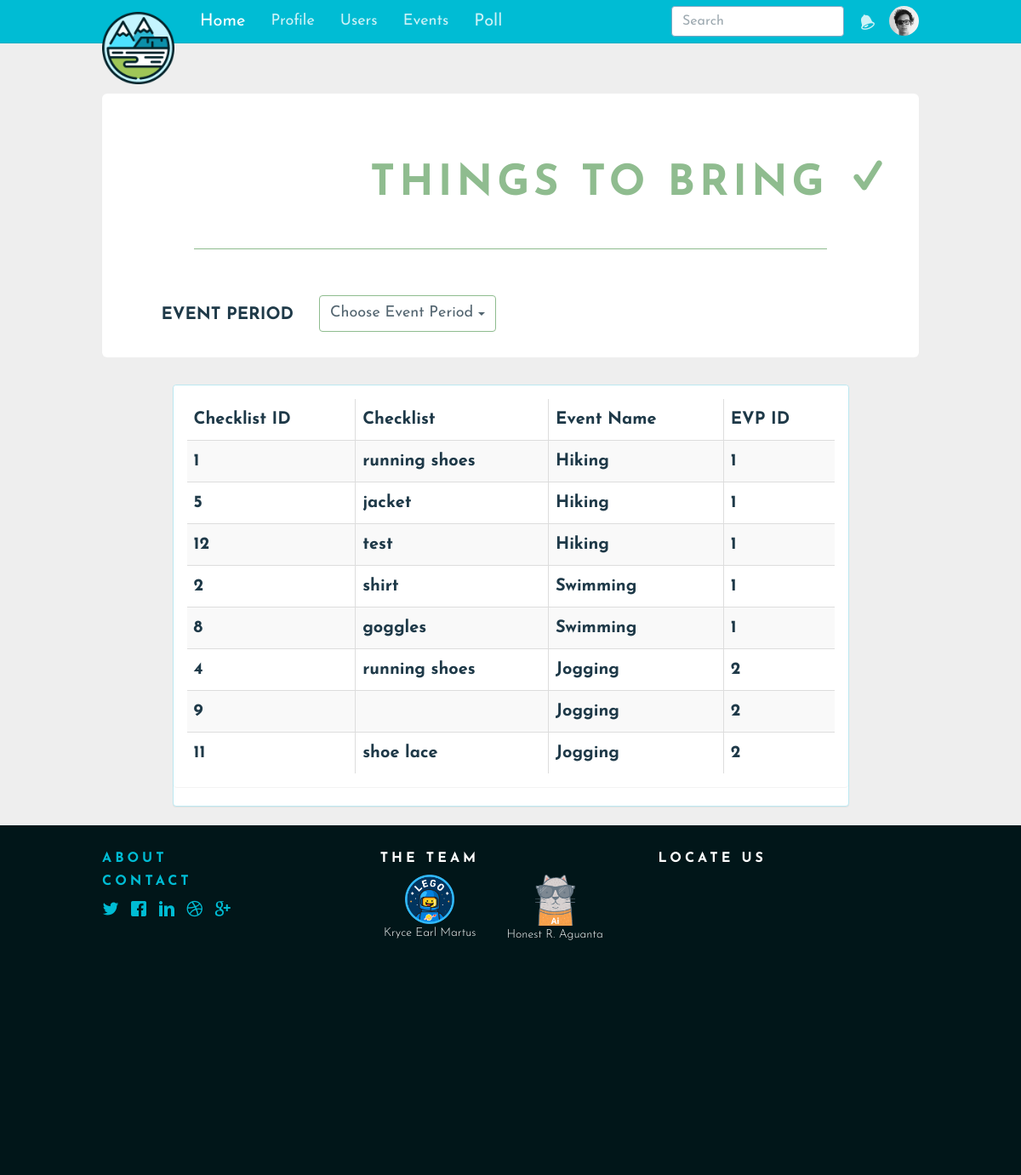
Screenshot of /Checklist.php (signed in) with the database file from the repository.
### tables this page shows
CREATE TABLE `checklist` (
  `checklist_id` int(10) NOT NULL AUTO_INCREMENT,
  `event_id` int(10) DEFAULT NULL,
  `name` varchar(255) DEFAULT NULL,
  PRIMARY KEY (`checklist_id`),
  KEY `event_id` (`event_id`),
  CONSTRAINT `checklist_ibfk_1` FOREIGN KEY (`event_id`) REFERENCES `events` (`event_id`)
);

CREATE TABLE `events` (
  `event_id` int(10) NOT NULL AUTO_INCREMENT,
  `evp_id` int(10) DEFAULT NULL,
  `name` varchar(255) DEFAULT NULL,
  `description` varchar(255) DEFAULT NULL,
  `location` text,
  `image` text,
  PRIMARY KEY (`event_id`),
  KEY `evp_id` (`evp_id`),
  CONSTRAINT `events_ibfk_1` FOREIGN KEY (`evp_id`) REFERENCES `event_voting_period` (`evp_id`)
);

### Checklist.php (called while the page is built, shortened)
<?php
include('views/menubar/addThings.php');
?>

### class/checklistClass.php (called while the page is built, shortened)
<?php
class checklistClass
{
     public function getAllChecklist()
     {
          try {
               $db = getDB();
               $st = $db->prepare("SELECT DISTINCT events.`event_id` AS 'Event ID', events.`name` AS 'Event Name', checklist.`checklist_id` AS 'Checklist ID',checklist.`name` AS 'Checklist Name',events.`evp_id` AS 'EVP ID'
                    FROM event_voting_period, EVENTS, checklist
                    WHERE checklist.`event_id`= events.`event_id` AND events.`evp_id` = event_voting_period.`evp_id`");
               $st->execute();
               $data=$st->fetchAll();
          } catch (PDOException $e) {
          }
          return $data;
     }
}
?>

### views/menubar/addThings.php (the view, shortened to what this page needs)
<?php
require_once'views/layouts/header.php';
require_once'views/layouts/nav.php';
include('class/checklistClass.php');
$checklistClass = new checklistClass();
$checklists = $checklistClass->getAllChecklist();
if(!isset($_GET['evp_id']))
{
	$evpTitle="Choose Event Period";
}
?>
<div class="container p-t-lg">
	<form method="post" class="form-horizontal" role="form">
		<br>
		<h2 style="font-size: 50px; color: darkseagreen; ">
			Things to Bring <span class="icon icon-check"></span>
		</h2>
		<hr style="border-color:darkseagreen;"">
		<br>
		<div class="form-group">
			<label class="col-sm-3 control-label">EVENT PERIOD</label>
			<div class="dropdown col-sm-4">
				<button class="btn btn-default dropdown-toggle" type="button" id="dropdownEvent" data-toggle="dropdown" aria-haspopup="true" aria-expanded="true" style="border-color: darkseagreen;">
					<?php echo $evpTitle ?>
					<span class="caret"></span>
				</button>
			</div>
		</div>
	</form>
	<br>
	<div class="row">
		<div class="form col-sm-10 col-sm-offset-1">
			<div class="panel panel-info">
				<div class="panel panel-body">
					<table id="act" class="table table-striped table-bordered dt-responsive nowrap" cellspacing="0" width="100%">
						<?php
						if(!isset($_GET['id'])&&!isset($_GET['evp_id']))
							{ ?>
						<thead>
							<tr>
								<th>Checklist ID</th>
								<th>Checklist</th>
								<th>Event Name</th>
								<th>EVP ID</th>
							</tr>
						</thead>
						<tbody>
						<?php foreach($checklists as $checklist)
						{ ?>
							<tr>
								<th><?php echo $checklist['Checklist ID'];?></th>
								<th><?php echo $checklist['Checklist Name']; ?></th>
								<th><?php echo $checklist['Event Name']; ?></th>
								<th><?php echo $checklist['EVP ID']; ?></th>
							</tr>
							<?php } ?>
						</tbody>
					<?php } ?>
				</table>
			</div>
		</div>
	</div>
</div>
</div>
<?php
require_once 'views/layouts/footer.php';
?>

### assets/css/custom.css (style rules this page uses)
html { height: 100%; }
body { font-family: 'Josefin Sans', sans-serif; font-size: 20px; }
.btn { font-size: 18px; }
.app-navvar, .form-control:focus, { color: #000; background-color: #fff; box-shadow: none; border-color: #00BCD4; }
.dropdown { position: relative; display: inline-block; }
hr { width: 80%; }
h2 { font-size: 1.25em; letter-spacing: 5px; }
h1, h2, h3, h4, h5, h6 { font-weight: 800; text-transform: uppercase; line-height: 1em; }

### assets/css/admin.css (style rules this page uses)
body { background-color: #eee; }
*[role="form"] { max-width: 1000px; padding: 15px; margin: 0 auto; background-color: #fff; border-radius: 0.3em; }
*[role="form"] h2 { margin-left: 6em; margin-bottom: 1em; }

### views/layouts/header.php (style rules this page uses)
body { width: 1px; min-width: 100%; *width: 100%; }

### rows the page displays
checklist: checklist_id "1", name "running shoes", event.name "Hiking", event.evp_id "1"
checklist: checklist_id "5", name "jacket", event.name "Hiking", event.evp_id "1"
checklist: checklist_id "12", name "test", event.name "Hiking", event.evp_id "1"
checklist: checklist_id "2", name "shirt", event.name "Swimming", event.evp_id "1"
checklist: checklist_id "8", name "goggles", event.name "Swimming", event.evp_id "1"
checklist: checklist_id "4", name "running shoes", event.name "Jogging", event.evp_id "2"
checklist: checklist_id "9", event.name "Jogging", event.evp_id "2"
checklist: checklist_id "11", name "shoe lace", event.name "Jogging", event.evp_id "2"

### other values shown
$evpTitle "Choose Event Period"
